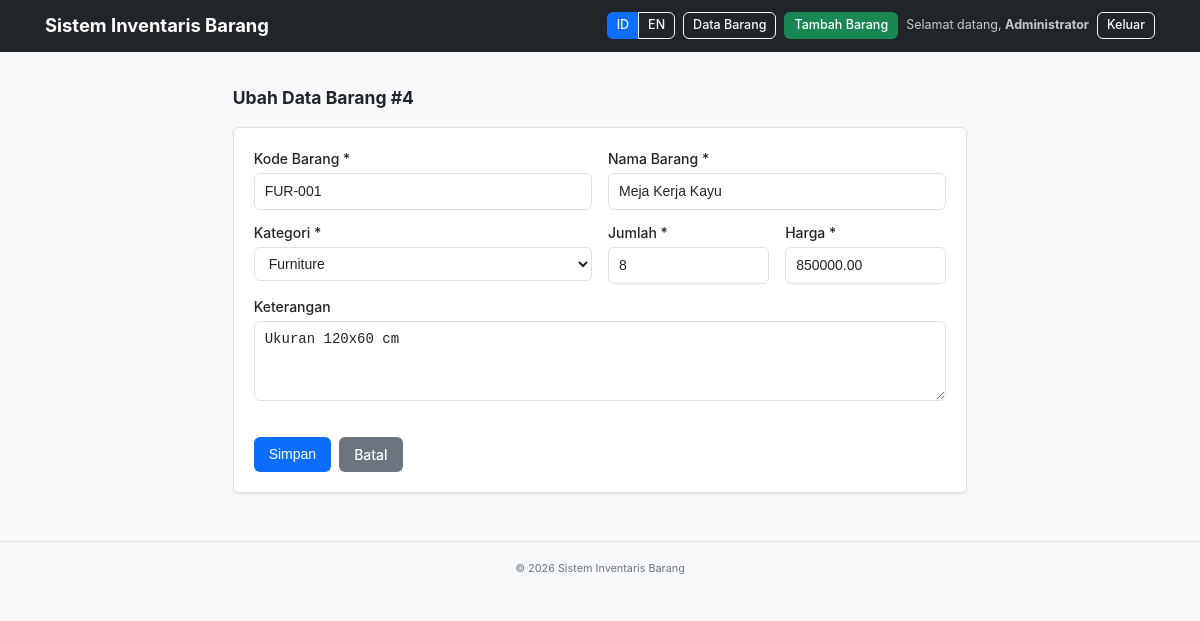
Page /edit.php?id=4 (signed in) on the committed database.
### tables this page shows
CREATE TABLE IF NOT EXISTS barang (
    id INT AUTO_INCREMENT PRIMARY KEY,
    kode_barang VARCHAR(50) NOT NULL UNIQUE,
    nama_barang VARCHAR(150) NOT NULL,
    kategori VARCHAR(50) NOT NULL,
    jumlah INT NOT NULL DEFAULT 0,
    harga DECIMAL(15,2) NOT NULL DEFAULT 0,
    keterangan TEXT,
    created_at TIMESTAMP DEFAULT CURRENT_TIMESTAMP,
    updated_at TIMESTAMP DEFAULT CURRENT_TIMESTAMP ON UPDATE CURRENT_TIMESTAMP
);

### config/lang.php (called while the page is built, shortened)
<?php
$lang = $_SESSION['lang'] ?? 'id';
$langFile = __DIR__ . '/../lang/' . $lang . '.php';
$t = file_exists($langFile) ? require $langFile : require __DIR__ . '/../lang/id.php';
if (!function_exists('kategoriLabel')) {
    function kategoriLabel($key)
    {
        global $t;
        $map = [
            'elektronik' => 'kat_elektronik',
            'atk'        => 'kat_atk',
            'furniture'  => 'kat_furniture',
            'lainnya'    => 'kat_lainnya',
        ];
        return $t[$map[$key] ?? ''] ?? $key;
    }
}

### edit.php (the view, shortened to what this page needs)
<?php
require_once 'config/config.php';
$id = isset($_GET['id']) ? (int)$_GET['id'] : (isset($_POST['id']) ? (int)$_POST['id'] : 0);
$stmt = $conn->prepare("SELECT * FROM barang WHERE id = ? LIMIT 1");
$stmt->bind_param('i', $id);
$stmt->execute();
$result = $stmt->get_result();
$barang = $result->fetch_assoc();
?>
<?php include 'includes/header.php'; ?>
<div class="row justify-content-center">
    <div class="col-lg-8">
        <h3 class="mb-3"><?= htmlspecialchars($t['edit_title']) ?> #<?= (int)$barang['id'] ?></h3>
        <form method="post" action="edit.php?id=<?= (int)$barang['id'] ?>" class="card card-body shadow-sm">
            <div class="row g-3">
                <div class="col-md-6">
                    <label class="form-label"><?= htmlspecialchars($t['kode']) ?> *</label>
                    <input type="text" name="kode_barang" class="form-control"
                           value="<?= htmlspecialchars($barang['kode_barang']) ?>" required>
                </div>
                <div class="col-md-6">
                    <label class="form-label"><?= htmlspecialchars($t['nama']) ?> *</label>
                    <input type="text" name="nama_barang" class="form-control"
                           value="<?= htmlspecialchars($barang['nama_barang']) ?>" required>
                </div>
                <div class="col-md-6">
                    <label class="form-label"><?= htmlspecialchars($t['kategori']) ?> *</label>
                    <select name="kategori" class="form-select" required>
                        <?php foreach (['elektronik', 'atk', 'furniture', 'lainnya'] as $kat): ?>
                            <option value="<?= $kat ?>"
                                <?= $barang['kategori'] === $kat ? 'selected' : '' ?>>
                                <?= htmlspecialchars(kategoriLabel($kat)) ?>
                            </option>
                        <?php endforeach; ?>
                    </select>
                </div>
                <div class="col-md-3">
                    <label class="form-label"><?= htmlspecialchars($t['jumlah']) ?> *</label>
                    <input type="number" name="jumlah" class="form-control" min="0"
                           value="<?= htmlspecialchars($barang['jumlah']) ?>" required>
                </div>
                <div class="col-md-3">
                    <label class="form-label"><?= htmlspecialchars($t['harga']) ?> *</label>
                    <input type="number" step="0.01" name="harga" class="form-control" min="0"
                           value="<?= htmlspecialchars($barang['harga']) ?>" required>
                </div>
                <div class="col-12">
                    <label class="form-label"><?= htmlspecialchars($t['keterangan']) ?></label>
                    <textarea name="keterangan" rows="3" class="form-control"><?= htmlspecialchars($barang['keterangan']) ?></textarea>
                </div>
            </div>
            <div class="mt-4 d-flex gap-2">
                <button type="submit" class="btn btn-primary"><?= htmlspecialchars($t['save']) ?></button>
                <a href="index.php" class="btn btn-secondary"><?= htmlspecialchars($t['cancel']) ?></a>
            </div>
        </form>
    </div>
</div>
<?php include 'includes/footer.php'; ?>

### assets/style.css (style rules this page uses)
:root { --primary: #0d6efd; --success: #198754; --warning: #ffc107; --danger: #dc3545; --dark: #212529; --light: #f8f9fa; --muted: #6c757d; --border: #dee2e6; --radius: 6px; --shadow: 0 1px 3px rgba(0, 0, 0, .08); }
* { box-sizing: border-box; }
html, body { margin: 0; padding: 0; }
body { font-family: -apple-system, BlinkMacSystemFont, "Segoe UI", Roboto, "Helvetica Neue", Arial, sans-serif; font-size: 15px; line-height: 1.5; color: #212529; background: var(--light); }
a { color: var(--primary); text-decoration: none; }
.btn { display: inline-block; padding: 6px 14px; font-size: 14px; font-weight: 500; line-height: 1.5; text-align: center; border: 1px solid transparent; border-radius: var(--radius); cursor: pointer; background: transparent; color: #212529; transition: background .15s, border-color .15s, color .15s; white-space: nowrap; }
.btn-primary { background: var(--primary); color: #fff; }
.btn-secondary { background: #6c757d; color: #fff; }
.card { background: #fff; border: 1px solid var(--border); border-radius: var(--radius); box-shadow: var(--shadow); }
.card-body { padding: 1.25rem; }
.form-label { display: block; margin-bottom: 4px; font-weight: 500; font-size: 14px; }
.form-control, .form-select { display: block; width: 100%; padding: 7px 10px; font-size: 14px; line-height: 1.5; color: #212529; background: #fff; border: 1px solid var(--border); border-radius: var(--radius); transition: border-color .15s, box-shadow .15s; }
textarea.form-control { min-height: 80px; resize: vertical; }
.row { display: flex; flex-wrap: wrap; margin: 0 -8px; }
.row > * { padding: 0 8px; }
.g-3 > * { margin-bottom: 12px; }
.col-12, .col-md-3, .col-md-5, .col-md-6, .col-md-8, .col-lg-8 { flex: 0 0 100%; max-width: 100%; }
@media (min-width: 768px) { .col-md-3 { flex: 0 0 25%; max-width: 25%; } }
@media (min-width: 768px) { .col-md-6 { flex: 0 0 50%; max-width: 50%; } }
@media (min-width: 992px) { .col-lg-8 { flex: 0 0 66.6667%; max-width: 66.6667%; } }
.d-flex { display: flex; }
.justify-content-center { justify-content: center; }
.gap-2 { gap: .5rem; }
.mb-3 { margin-bottom: 1rem; }
.mt-4 { margin-top: 1.5rem; }
.bg-light { background: var(--light); }
.shadow-sm { box-shadow: var(--shadow); }

### rows in the picture
barang: id "4", kode_barang "FUR-001", nama_barang "Meja Kerja Kayu", jumlah "8", harga "850000.00", keterangan "Ukuran 120x60 cm"

### other values in the picture
$t['app_name'] "Sistem Inventaris Barang"
$t['nav_barang'] "Data Barang"
$t['nav_add'] "Tambah Barang"
$t['welcome'] "Selamat datang"
$_SESSION['nama'] "Administrator"
$t['logout'] "Keluar"
$t['edit_title'] "Ubah Data Barang"
$t['kode'] "Kode Barang"
$t['nama'] "Nama Barang"
$t['kategori'] "Kategori"
$t['jumlah'] "Jumlah"
$t['harga'] "Harga"
$t['keterangan'] "Keterangan"
$t['save'] "Simpan"
$t['cancel'] "Batal"
